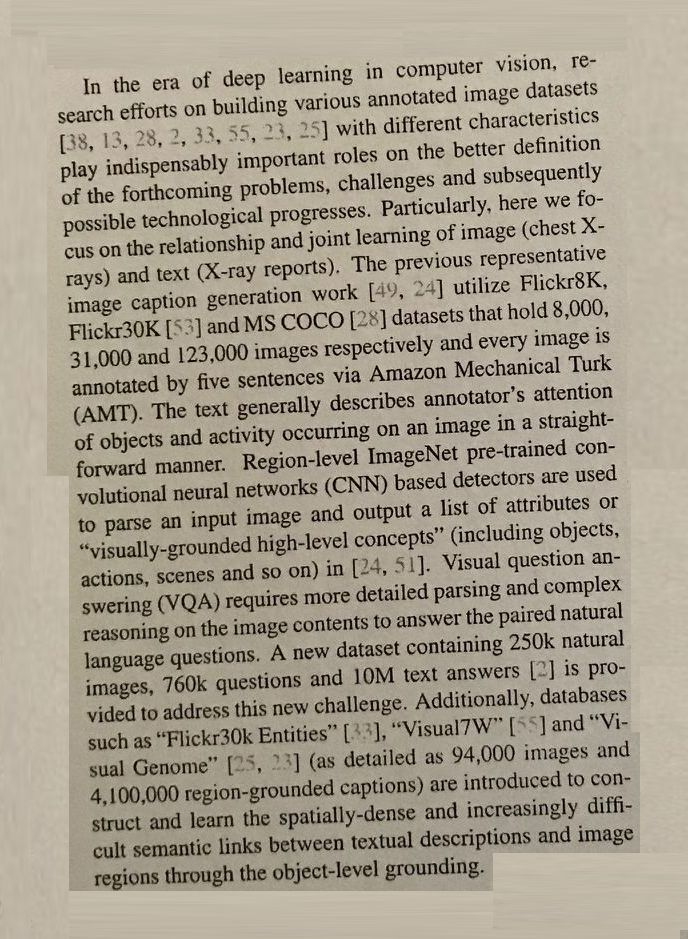
#> input picture IMG_3083.jpg, 688 x 939 px
$ python lines.py
#> lines starting #> are read from the running program, lines starting #| are printed output that depends on the picture; after the words box and inside, x2 and y2 are one past the last pixel; in counts of white or black regions, pixels touching at a corner belong together
import cv2


# (1) read
img = cv2.imread("IMG_3083.jpg")
#> img is the input picture: shape (939, 688, 3); mean B, G, R 140.1, 156.1, 164.4
gray = cv2.cvtColor(img, cv2.COLOR_BGR2GRAY)
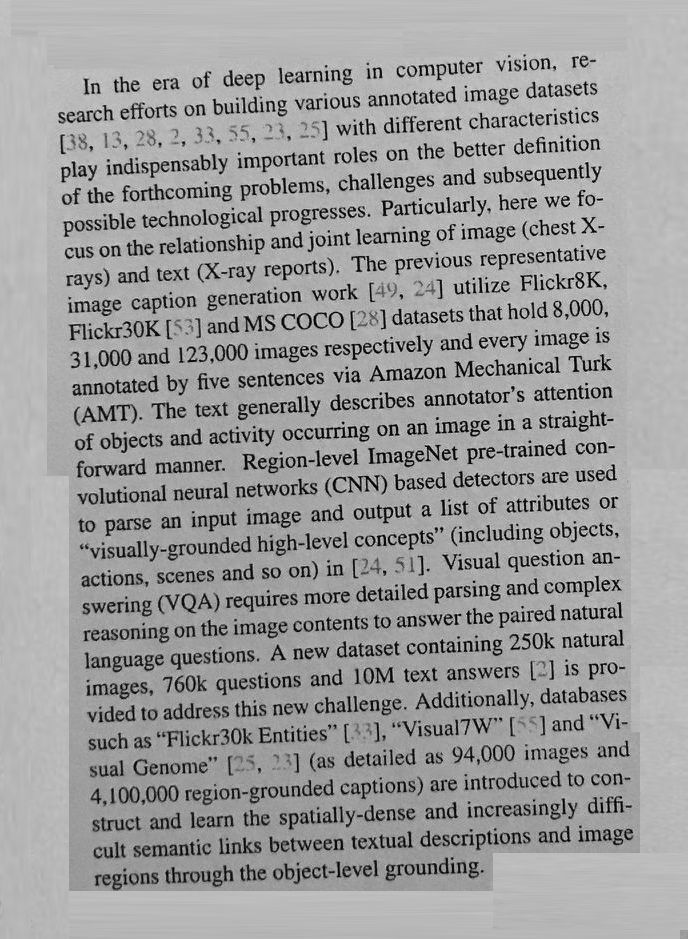
#> gray: shape (939, 688); min 1, max 247, mean 156.8

# (2) threshold
th, threshed = cv2.threshold(gray, 127, 255, cv2.THRESH_BINARY_INV | cv2.THRESH_OTSU)
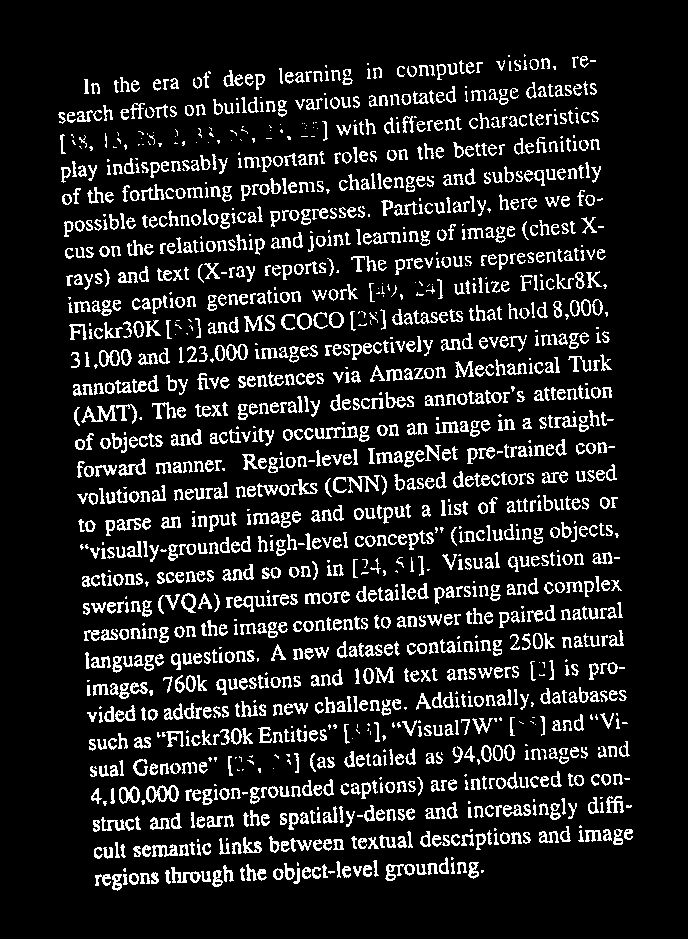
#> threshed: shape (939, 688); 12.6% white in thin lines or dots, all inside (x1, y1, x2, y2) = (58, 54, 633, 891)
#> th = 111

# (3) minAreaRect on the nozeros
pts = cv2.findNonZero(threshed)
#> pts = contour of 81222 points, box (x1, y1, x2, y2) (58, 54, 633, 891), area 18364
ret = cv2.minAreaRect(pts)
#> ret = ((345.6, 473.4), (540.3, 820.6), -2.76)

(cx, cy), (w, h), ang = ret
#> cx = 345.6; cy = 473.4; w = 540.3; h = 820.6; ang = -2.76
if w > h:
    w, h = h, w
    ang += 90

# (4) Find rotated matrix, do rotation
M = cv2.getRotationMatrix2D((cx, cy), ang, 1.0)
#> M = [[0.999, -0.0482, 23.24], [0.0482, 0.999, -16.12]]
rotated = cv2.warpAffine(threshed, M, (img.shape[1], img.shape[0]))
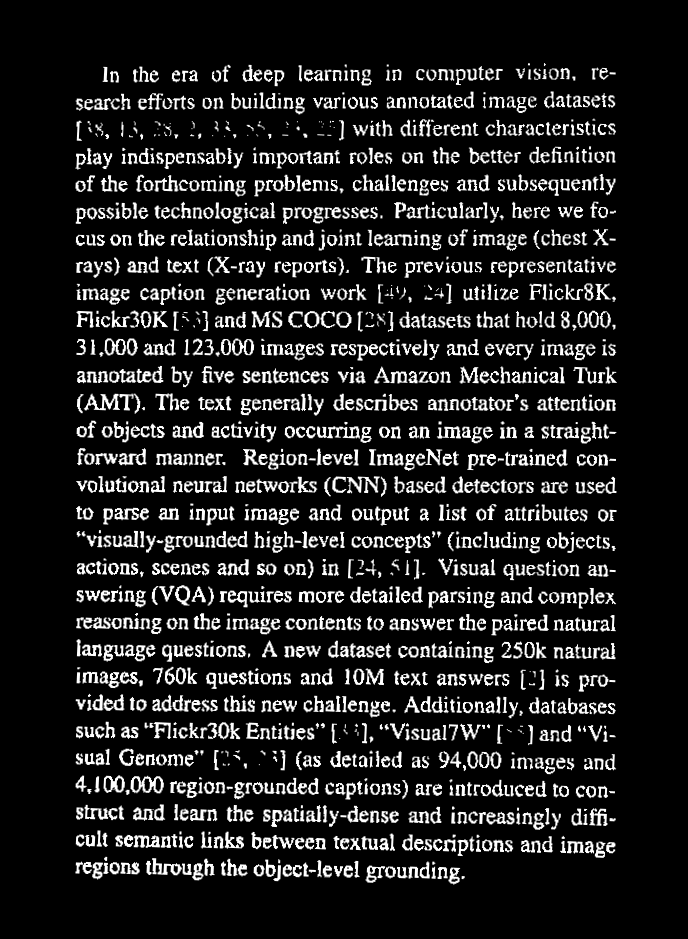
#> rotated: shape (939, 688); min 0, max 255, mean 32.1

# (5) find and draw the upper and lower boundary of each lines
hist = cv2.reduce(rotated, 1, cv2.REDUCE_AVG).reshape(-1)
#> hist = 939 values, max 113 at index 381, min 0 at index 0, mean 32.08

th = 2
H, W = img.shape[:2]
#> H = 939; W = 688
uppers = [y for y in range(H - 1) if hist[y] <= th and hist[y + 1] > th]
#> uppers = 30 values from 64 to 831
lowers = [y for y in range(H - 1) if hist[y] > th and hist[y + 1] <= th]
#> lowers = 30 values from 84 to 882

rotated = cv2.cvtColor(rotated, cv2.COLOR_GRAY2BGR)
#> rotated: shape (939, 688, 3)
for y in uppers:
    cv2.line(rotated, (0, y), (W, y), (255, 0, 0), 1)
#> this loop made 30 passes
#> y on passes 1 to 12: 64, 91, 118, 146, 174, 201, 228, 256, 282, 310, 337, 365
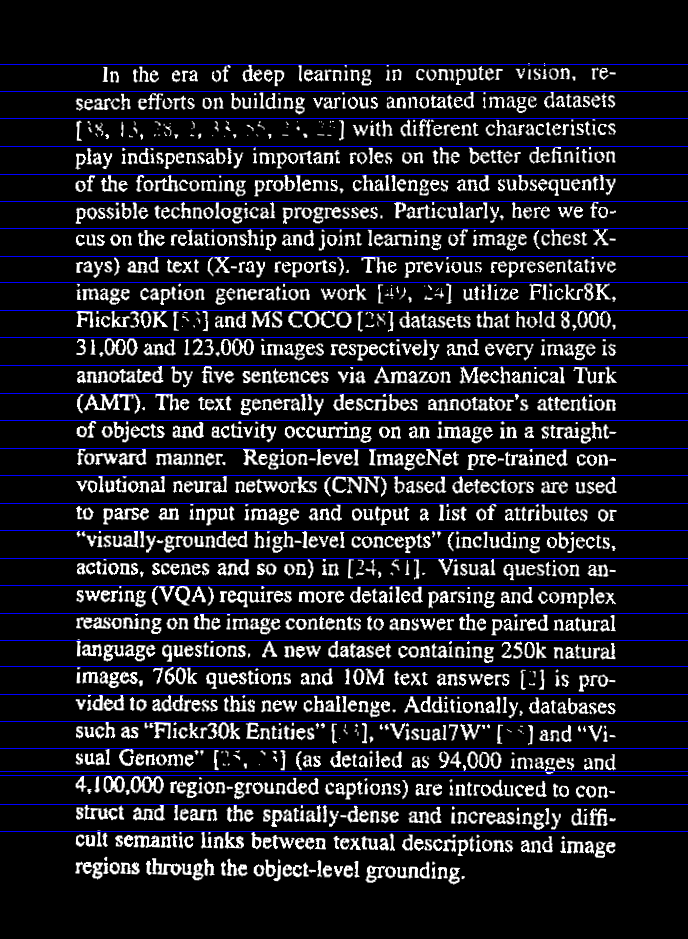
#> rotated: shape (939, 688, 3); mean B, G, R 40.2, 32, 32

for y in lowers:
    cv2.line(rotated, (0, y), (W, y), (0, 255, 0), 1)
#> this loop made 30 passes
#> y on passes 1 to 12: 84, 112, 139, 168, 195, 223, 249, 277, 304, 330, 359, 383
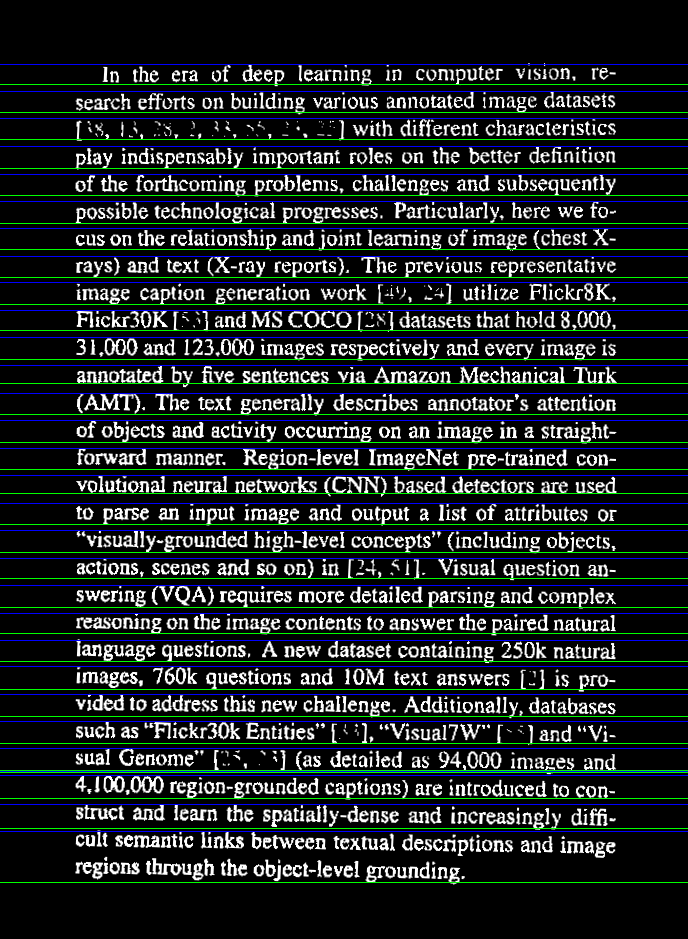
#> rotated: shape (939, 688, 3); 3.19% of pixels changed, all inside (x1, y1, x2, y2) = (0, 84, 688, 883)

cv2.imwrite("result.png", rotated)
